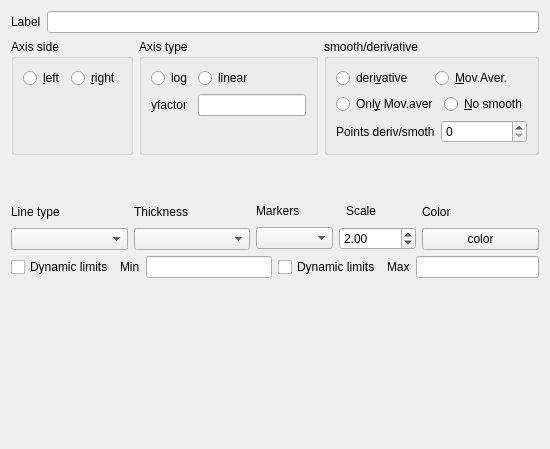
                <widget class="QWidget" name="curves">
                 <attribute name="icon">
                  <iconset resource="../Ressources.qrc">
                   <normaloff>:/Icons/Icons/line2.svg</normaloff>:/Icons/Icons/line2.svg</iconset>
                 </attribute>
                 <attribute name="title">
                  <string>Curves proprieties</string>
                 </attribute>
                 <layout class="QGridLayout" name="gridLayout_21">
                  <item row="0" column="0">
                   <layout class="QVBoxLayout" name="verticalLayout_21">
                    <item>
                     <layout class="QHBoxLayout" name="horizontalLayout">
                      <item>
                       <widget class="QLabel" name="label">
                        <property name="text">
                         <string>Label</string>
                        </property>
                       </widget>
                      </item>
                      <item>
                       <widget class="QLineEdit" name="clabel"/>
                      </item>
                     </layout>
                    </item>
                    <item>
                     <layout class="QHBoxLayout" name="horizontalLayout_39">
                      <item>
                       <widget class="QGroupBox" name="groupBox">
                        <property name="title">
                         <string>Axis side</string>
                        </property>
                        <layout class="QFormLayout" name="formLayout">
                         <property name="fieldGrowthPolicy">
                          <enum>QFormLayout::AllNonFixedFieldsGrow</enum>
                         </property>
                         <item row="0" column="0">
                          <widget class="QRadioButton" name="left">
                           <property name="text">
                            <string>&amp;left</string>
                           </property>
                          </widget>
                         </item>
                         <item row="0" column="1">
                          <widget class="QRadioButton" name="right">
                           <property name="text">
                            <string>&amp;right</string>
                           </property>
                          </widget>
                         </item>
                        </layout>
                       </widget>
                      </item>
                      <item>
                       <widget class="QGroupBox" name="groupBox_2">
                        <property name="title">
                         <string>Axis type</string>
                        </property>
                        <layout class="QFormLayout" name="formLayout_2">
                         <item row="0" column="0">
                          <widget class="QRadioButton" name="log">
                           <property name="text">
                            <string>log</string>
                           </property>
                          </widget>
                         </item>
                         <item row="0" column="1">
                          <widget class="QRadioButton" name="linear">
                           <property name="text">
                            <string>linear</string>
                           </property>
                          </widget>
                         </item>
                         <item row="1" column="1">
                          <widget class="QLineEdit" name="yfactor"/>
                         </item>
                         <item row="1" column="0">
                          <widget class="QLabel" name="label_30">
                           <property name="text">
                            <string>yfactor</string>
                           </property>
                          </widget>
                         </item>
                        </layout>
                       </widget>
                      </item>
                      <item>
                       <widget class="QGroupBox" name="groupBox_3">
                        <property name="toolTip">
                         <string>Curves can be plotted alone (no smooth option) with a mov averaged forward and backwards using the number of points displayed. For very noise data can be usefull only to plot the moving average (Only Mov.aver option). Or instead the curve a derivative can be plotted. The derivative is evalueted for each point as the linear regression using the points displayed forward and backward. </string>
                        </property>
                        <property name="title">
                         <string>smooth/derivative</string>
                        </property>
                        <layout class="QGridLayout" name="gridLayout_7">
                         <item row="0" column="0">
                          <layout class="QVBoxLayout" name="verticalLayout_9">
                           <item>
                            <layout class="QHBoxLayout" name="horizontalLayout_6">
                             <item>
                              <widget class="QRadioButton" name="derivative">
                               <property name="toolTip">
                                <string>As the derivative is evaluated in the process of downloading data check or uncheck this option it takes in in effect only after the first change of the time interval displyed.</string>
                               </property>
                               <property name="text">
                                <string>deri&amp;vative</string>
                               </property>
                              </widget>
                             </item>
                             <item>
                              <widget class="QRadioButton" name="smooth">
                               <property name="text">
                                <string>&amp;Mov.Aver.</string>
                               </property>
                              </widget>
                             </item>
                            </layout>
                           </item>
                           <item>
                            <layout class="QHBoxLayout" name="horizontalLayout_37">
                             <item>
                              <widget class="QRadioButton" name="onlysmooth">
                               <property name="toolTip">
                                <string>&lt;html&gt;&lt;head/&gt;&lt;body&gt;&lt;p&gt;Warning when smothing with log scales the values bellow the xmin does not count for the log mean value evaluation. and the mean is only made if at least near 70% of the moving average interval is above the ymin value.&lt;/p&gt;&lt;/body&gt;&lt;/html&gt;</string>
                               </property>
                               <property name="text">
                                <string>Onl&amp;y Mov.aver</string>
                               </property>
                              </widget>
                             </item>
                             <item>
                              <widget class="QRadioButton" name="nosmooth">
                               <property name="text">
                                <string>&amp;No smooth</string>
                               </property>
                              </widget>
                             </item>
                            </layout>
                           </item>
                           <item>
                            <layout class="QHBoxLayout" name="horizontalLayout_38">
                             <item>
                              <widget class="QLabel" name="label_28">
                               <property name="text">
                                <string>Points deriv/smoth</string>
                               </property>
                              </widget>
                             </item>
                             <item>
                              <widget class="QSpinBox" name="averagepoints">
                               <property name="toolTip">
                                <string>&lt;html&gt;&lt;head/&gt;&lt;body&gt;&lt;p&gt;Number of data neaby points to perform the moving average&lt;/p&gt;&lt;/body&gt;&lt;/html&gt;</string>
                               </property>
                               <property name="maximum">
                                <number>999</number>
                               </property>
                              </widget>
                             </item>
                            </layout>
                           </item>
                          </layout>
                         </item>
                        </layout>
                       </widget>
                      </item>
                     </layout>
                    </item>
                    <item>
                     <spacer name="verticalSpacer_3">
                      <property name="orientation">
                       <enum>Qt::Vertical</enum>
                      </property>
                      <property name="sizeHint" stdset="0">
                       <size>
                        <width>20</width>
                        <height>40</height>
                       </size>
                      </property>
                     </spacer>
                    </item>
                    <item>
                     <layout class="QHBoxLayout" name="horizontalLayout_16">
                      <item>
                       <layout class="QVBoxLayout" name="verticalLayout_4">
                        <item>
                         <widget class="QLabel" name="label_10">
                          <property name="text">
                           <string>Line type</string>
                          </property>
                         </widget>
                        </item>
                        <item>
                         <widget class="QComboBox" name="linetype">
                          <property name="iconSize">
                           <size>
                            <width>60</width>
                            <height>5</height>
                           </size>
                          </property>
                         </widget>
                        </item>
                       </layout>
                      </item>
                      <item>
                       <layout class="QVBoxLayout" name="verticalLayout_5">
                        <item>
                         <widget class="QLabel" name="label_11">
                          <property name="text">
                           <string>Thickness</string>
                          </property>
                         </widget>
                        </item>
                        <item>
                         <widget class="QComboBox" name="thickness">
                          <property name="iconSize">
                           <size>
                            <width>40</width>
                            <height>16</height>
                           </size>
                          </property>
                         </widget>
                        </item>
                       </layout>
                      </item>
                      <item>
                       <layout class="QGridLayout" name="gridLayout_3">
                        <item row="0" column="0" colspan="2">
                         <layout class="QHBoxLayout" name="horizontalLayout_2">
                          <item>
                           <widget class="QLabel" name="label_12">
                            <property name="text">
                             <string>Markers</string>
                            </property>
                           </widget>
                          </item>
                          <item>
                           <spacer name="horizontalSpacer_3">
                            <property name="orientation">
                             <enum>Qt::Horizontal</enum>
                            </property>
                            <property name="sizeHint" stdset="0">
                             <size>
                              <width>40</width>
                              <height>20</height>
                             </size>
                            </property>
                           </spacer>
                          </item>
                          <item>
                           <widget class="QLabel" name="label_13">
                            <property name="text">
                             <string>Scale</string>
                            </property>
                           </widget>
                          </item>
                          <item>
                           <spacer name="horizontalSpacer_4">
                            <property name="orientation">
                             <enum>Qt::Horizontal</enum>
                            </property>
                            <property name="sizeHint" stdset="0">
                             <size>
                              <width>40</width>
                              <height>20</height>
                             </size>
                            </property>
                           </spacer>
                          </item>
                         </layout>
                        </item>
                        <item row="1" column="0">
                         <widget class="QComboBox" name="markers"/>
                        </item>
                        <item row="1" column="1">
                         <widget class="QDoubleSpinBox" name="MarkersScale">
                          <property name="maximum">
                           <double>10.000000000000000</double>
                          </property>
                          <property name="value">
                           <double>2.000000000000000</double>
                          </property>
                         </widget>
                        </item>
                       </layout>
                      </item>
                      <item>
                       <layout class="QVBoxLayout" name="verticalLayout_6">
                        <item>
                         <widget class="QLabel" name="label_14">
                          <property name="text">
                           <string>Color</string>
                          </property>
                         </widget>
                        </item>
                        <item>
                         <widget class="QPushButton" name="color">
                          <property name="text">
                           <string>color</string>
                          </property>
                          <property name="iconSize">
                           <size>
                            <width>16</width>
                            <height>16</height>
                           </size>
                          </property>
                         </widget>
                        </item>
                       </layout>
                      </item>
                     </layout>
                    </item>
                    <item>
                     <layout class="QHBoxLayout" name="horizontalLayout_5">
                      <item>
                       <layout class="QHBoxLayout" name="horizontalLayout_4">
                        <item>
                         <widget class="QCheckBox" name="minfreelimits">
                          <property name="toolTip">
                           <string>&lt;html&gt;&lt;head/&gt;&lt;body&gt;&lt;p&gt;If checked the min and max value of the y axis will be set according to the maximum and minimum values of the data vector.&lt;/p&gt;&lt;/body&gt;&lt;/html&gt;</string>
                          </property>
                          <property name="text">
                           <string>Dynamic limits</string>
                          </property>
                         </widget>
                        </item>
                        <item>
                         <widget class="QLabel" name="label_2">
                          <property name="text">
                           <string>Min</string>
                          </property>
                         </widget>
                        </item>
                        <item>
                         <widget class="QLineEdit" name="min">
                          <property name="toolTip">
                           <string>&lt;html&gt;&lt;head/&gt;&lt;body&gt;&lt;p&gt;Minimum value for the y axis. Will be fixed if &lt;span style=&quot; font-weight:600; font-style:italic;&quot;&gt;Dynamic limit&lt;/span&gt;s is not checked.&lt;/p&gt;&lt;/body&gt;&lt;/html&gt;</string>
                          </property>
                         </widget>
                        </item>
                       </layout>
                      </item>
                      <item>
                       <layout class="QHBoxLayout" name="horizontalLayout_3">
                        <item>
                         <widget class="QCheckBox" name="maxfreelimits">
                          <property name="toolTip">
                           <string>&lt;html&gt;&lt;head/&gt;&lt;body&gt;&lt;p&gt;If checked the min and max value of the y axis will be set according to the maximum and minimum values of the data vector.&lt;/p&gt;&lt;/body&gt;&lt;/html&gt;</string>
                          </property>
                          <property name="text">
                           <string>Dynamic limits</string>
                          </property>
                         </widget>
                        </item>
                        <item>
                         <widget class="QLabel" name="label_3">
                          <property name="text">
                           <string>Max</string>
                          </property>
                         </widget>
                        </item>
                        <item>
                         <widget class="QLineEdit" name="max">
                          <property name="toolTip">
                           <string>&lt;html&gt;&lt;head/&gt;&lt;body&gt;&lt;p&gt;Maximum value for the y axis. Will be fixed if &lt;span style=&quot; font-weight:600; font-style:italic;&quot;&gt;Dynamic limit&lt;/span&gt;s is not checked.&lt;/p&gt;&lt;/body&gt;&lt;/html&gt;</string>
                          </property>
                         </widget>
                        </item>
                       </layout>
                      </item>
                     </layout>
                    </item>
                    <item>
                     <spacer name="verticalSpacer_6">
                      <property name="orientation">
                       <enum>Qt::Vertical</enum>
                      </property>
                      <property name="sizeHint" stdset="0">
                       <size>
                        <width>20</width>
                        <height>40</height>
                       </size>
                      </property>
                     </spacer>
                    </item>
                    <item>
                     <spacer name="verticalSpacer_5">
                      <property name="orientation">
                       <enum>Qt::Vertical</enum>
                      </property>
                      <property name="sizeHint" stdset="0">
                       <size>
                        <width>20</width>
                        <height>40</height>
                       </size>
                      </property>
                     </spacer>
                    </item>
                    <item>
                     <spacer name="verticalSpacer_2">
                      <property name="orientation">
                       <enum>Qt::Vertical</enum>
                      </property>
                      <property name="sizeHint" stdset="0">
                       <size>
                        <width>20</width>
                        <height>40</height>
                       </size>
                      </property>
                     </spacer>
                    </item>
                    <item>
                     <spacer name="verticalSpacer">
                      <property name="orientation">
                       <enum>Qt::Vertical</enum>
                      </property>
                      <property name="sizeHint" stdset="0">
                       <size>
                        <width>20</width>
                        <height>40</height>
                       </size>
                      </property>
                     </spacer>
                    </item>
                   </layout>
                  </item>
                 </layout>
                </widget>
